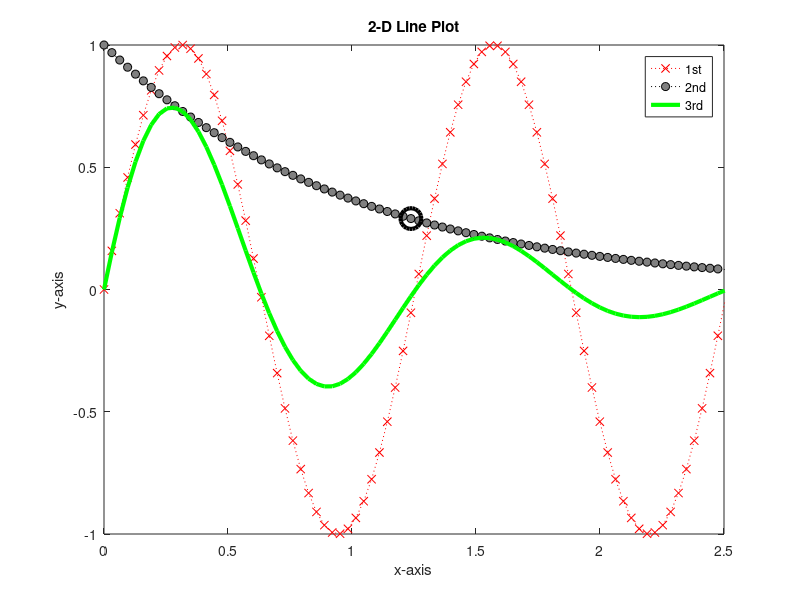

MATLAB code to generate this figure:
%plot Sin(5x) and Exp(x) from x=0:2pi using 100 samples
%define the x values
x = linspace(0,pi,100);
y1 = sin(5*x);
y2 = exp(-x);
prod=y1.*y2;
%plot the Sin with a red dotted line and x markers
%%
figure
plot(x,y1,':rx')
hold on

% Use Name,Value pairs to specify the line width, marker size, and marker colors.
plot(x,y2,':ko','MarkerFaceColor',[0.5,0.5,0.5]) %set the marker face color using an RGB color value.
plot(x,prod,'-g','LineWidth',3)

%mark the point x(40),y1(40) with a black o marker and the following properties 'LineWidth',3, 'MarkerSize',15,'MarkerEdgeColor','k'
plot(x(40),y2(40),'-ko','LineWidth',3,'MarkerSize',15,'MarkerEdgeColor','k')

hold off
%%
%add annotations: title, axis descriptions and legends
title('2-D Line Plot')
xlabel('x-axis')
ylabel('y-axis')
legend('1st','2nd','3rd')

%set the x-axis limits to [0:2.5]
xlim([0 2.5])